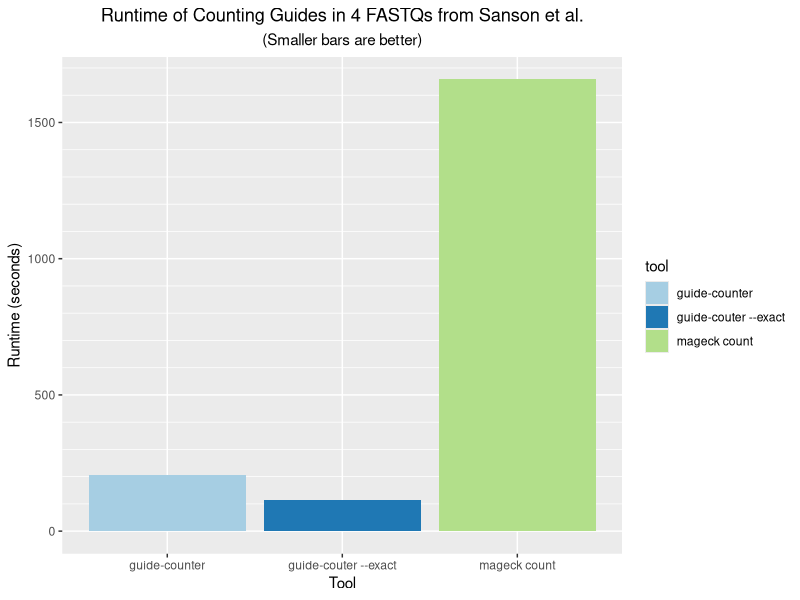
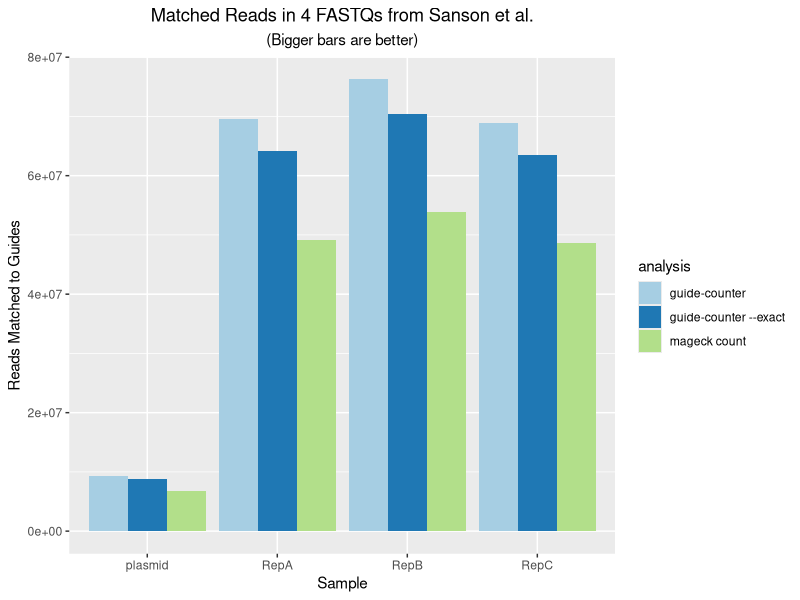

Recreate these plots in R, in order.
require(ggplot2)

counts = read.table("read-counts.txt", sep="\t", header=T)
runtimes = read.table("runtimes.txt", sep="\t", header=T)

png(filename="runtimes.png", width=800, height=550, res=100)
ggplot(runtimes) +
  aes(x=tool, y=runtime_seconds, fill=tool) + 
  geom_col() + 
  scale_y_continuous(minor_breaks=seq(0, 1700, 100)) + 
  scale_fill_brewer(palette = "Paired") + 
  theme(plot.title = element_text(hjust = 0.5)) + 
  theme(plot.subtitle = element_text(hjust = 0.5)) + 
  labs(x="Tool", y="Runtime (seconds)", 
       title="Runtime of Counting Guides in 4 FASTQs from Sanson et al.",
       subtitle="(Smaller bars are better)")
dev.off()

png(filename="read-counts.png", width=800, height=550, res=100)
ggplot(counts) + 
  aes(fill=analysis, x=sample, y=matched_reads) +
  scale_fill_brewer(palette = "Paired") + 
  theme(plot.title = element_text(hjust = 0.5)) + 
  theme(plot.subtitle = element_text(hjust = 0.5)) + 
  geom_bar(position="dodge", stat="identity") + 
  labs(x="Sample", y="Reads Matched to Guides",
       title="Matched Reads in 4 FASTQs from Sanson et al.",
       subtitle="(Bigger bars are better)")  
dev.off()
